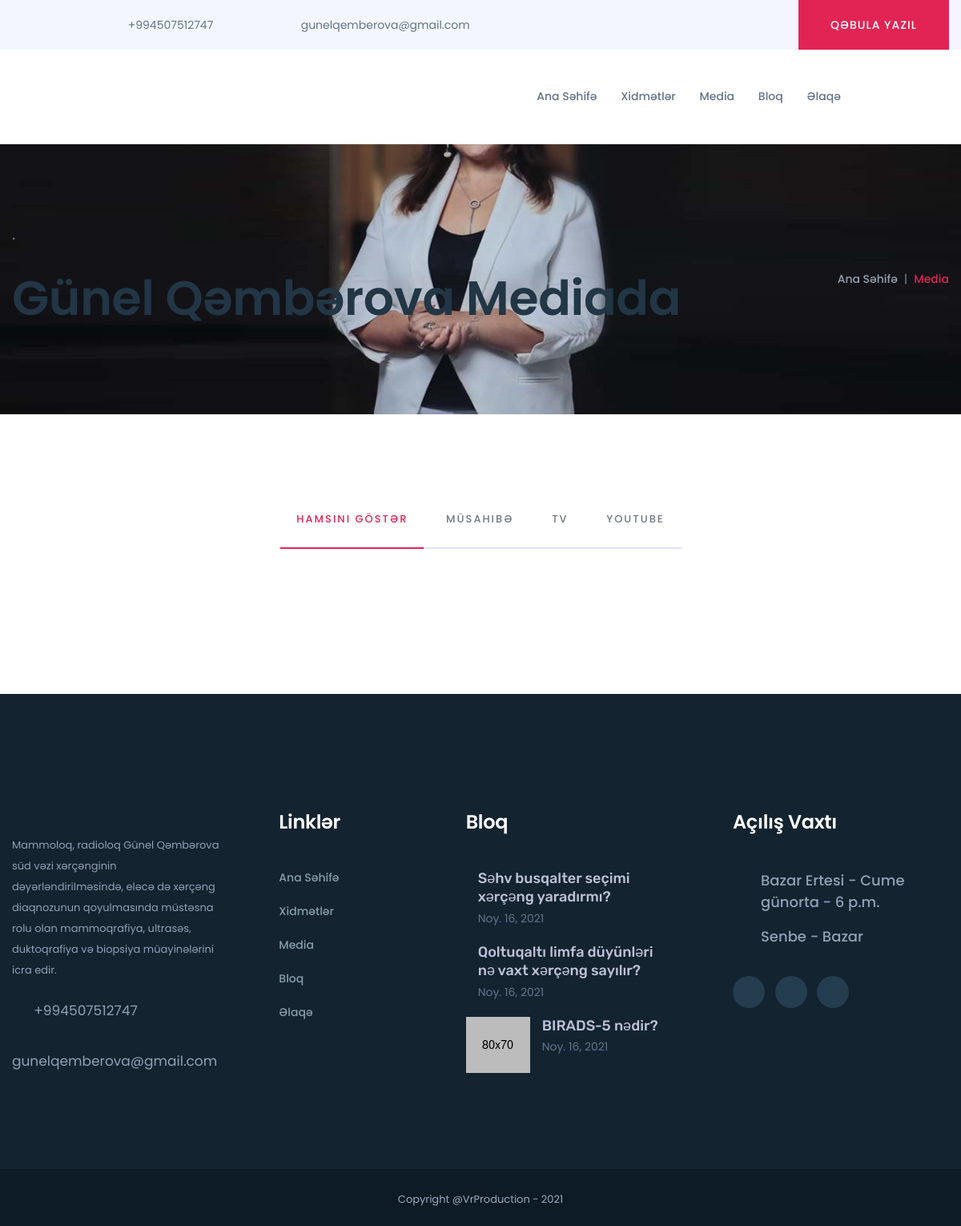
Screenshot of /medi/ with the database file from the repository.
### medical_app/models.py (models this page shows, shortened)
class BaşlıqNömrəEpoct(models.Model):
    number = models.CharField(max_length=20, help_text="Maksimum 20 hərif")
    email = models.CharField(max_length=30, help_text="Maksimum 30 hərif")

class Footer_Bloq(models.Model):
    foto_1 = models.ImageField(upload_to='media/')
    bloq_1_seyfenin_bashliq_postu = models.TextField(max_length=300, help_text="Maksimum 300 hərif")
    vaxt_1 = models.DateField()
    foto_2 = models.ImageField(upload_to='media/')
    bloq_2_seyfenin_bashliq_postu = models.TextField(max_length=300, help_text="Maksimum 300 hərif")
    vaxt_2 = models.DateField()
    foto_3 = models.ImageField(upload_to='media/')
    bloq_3_seyfenin_bashliq_postu = models.TextField(max_length=300, help_text="Maksimum 300 hərif")
    vaxt_3 = models.DateField()

### blog_app/models.py (models this page shows, shortened)
class SosialŞəbəkəLinkləri(models.Model):
    facebook_url = models.TextField(max_length=500, help_text="FaceBook profilinizin Linki")
    youtube_url = models.TextField(max_length=500, help_text="YouTube kanalinizin Linki")
    instagram_url = models.TextField(max_length=500, help_text="Instagram profilinizin Linki")

class Footer_Yazısı(models.Model):
    metn = models.TextField(max_length=2000, help_text="Maksimum 2000 hərif")

class Footer_Açılış_Vaxtları(models.Model):
    hefteler = models.TextField(max_length=500, help_text="Maksimum 500 hərif")
    acilis_vaxti = models.TimeField()
    baglanan_vaxt = models.TimeField()
    istirahet_gunleri = models.TextField(max_length=500, help_text="Maksimum 500 hərif")

### medi_app/models.py (models this page shows, shortened)
class MediaƏsasŞəkil(models.Model):
    foto = models.ImageField(upload_to='media/')

class ƏsasŞəkilin_ÜstMətini(models.Model):
    yazı_1 = models.TextField(max_length=80, help_text="Maksimum 80 simvol")
    yazı_2 = models.TextField(max_length=70, help_text="Maksimum 70 simvol")

### medi_app/views.py (the view)
# urls.py: path('medi/', med , name="media"),
def med(request):
    acilish_vaxt = Footer_Açılış_Vaxtları.objects.all()
    footer_yazi = Footer_Yazısı.objects.all()
    footer_bloq = Footer_Bloq.objects.all()
    mediayoutube = MediaYouTube.objects.all()
    mediatv = MediaTvProqramları.objects.all()
    musahibe = Müsahibe.objects.all()
    bashlig = SaytınBaşlığı.objects.all()
    numberemail = BaşlıqNömrəEpoct.objects.all()
    photobashlig = SaytınBaşlığıFoto.objects.all()
    logosekil = LogoŞəkilAnaSəhifə.objects.all()
    foto = MediaƏsasŞəkil.objects.all()
    fotometn = ƏsasŞəkilin_ÜstMətini.objects.all()
    haqqimda = SosialŞəbəkəLinkləri.objects.all()
    return render(request, 'media.html', {
        'foto' : foto,
        'fotometn' : fotometn,
        'bashlig' : bashlig ,
        'numberemail' : numberemail ,
        'haqqimda' : haqqimda,
        'photobashlig' : photobashlig ,
        'logosekil' :  logosekil ,
        'musahibe' : musahibe,
        'mediatv' : mediatv,
        'mediayoutube' : mediayoutube,
        'haqqimda' : haqqimda,
        'footer_bloq' : footer_bloq,
        'footer_yazi' : footer_yazi,
        'acilish_vaxt' : acilish_vaxt,
    })

### medi_app/templates/media.html (shortened to what this page needs)
{% load static %}
<!doctype html>
<html class="no-js" lang="zxx">
<head>
    <link rel="stylesheet" href="{% static 'css/bootstrap.min.css' %}">
    <link rel="stylesheet" href="{% static 'css/owl.carousel.min.css' %}">
    <link rel="stylesheet" href="{% static 'css/animate.min.css' %}">
    <link rel="stylesheet" href="{% static 'css/nice-select.css' %}">
    <link rel="stylesheet" href="{% static 'css/magnific-popup.css'%}">
    <link rel="stylesheet" href="{% static 'css/all.min.css' %}">
    <link rel="stylesheet" href="{% static 'css/meanmenu.css' %}">
    <link rel="stylesheet" href="{% static 'css/slick.css' %}">
    <link rel="stylesheet" href="{% static 'css/default.css' %}">
    <link rel="stylesheet" href="{% static 'css/style.css' %}">
    <link rel="stylesheet" href="{% static 'css/responsive.css'%}">
</head>
<body>
    <header>
        <div class="top-bar d-none d-md-block">
            <div class="container">
                <div class="row d-flex align-items-center">
                    <div class="col-xl-6 offset-xl-1 col-lg-6 offset-lg-1 col-md-7 offset-md-1">
                        <div class="header-info">
                            {% for numbers in numberemail %}
                            <span><i class="fas fa-phone"></i> +{{numbers.number}}</span>
                            <span style="margin-left: 3em;"><i class="fas fa-envelope"></i> {{numbers.email}}</span>
                            {% endfor %}
                        </div>
                    </div>
                    <div class="col-xl-5 col-lg-5 col-md-4">
                        <div class="header-top-right-btn f-right">
                            <a href="{% url 'appoinment' %}" class="btn">Qəbula Yazıl</a>
                        </div>
                    </div>
                </div>
            </div>
        </div>
        <div class="header-menu-area">
            <div class="container">
                <div class="row">
                    <div class="col-xl-3 col-lg-3 col-md-5 d-flex align-items-center">
                    </div>
                    <div class="col-xl-9 col-lg-9 col-md-9">
                        <div class="header-right f-right">
                            <div class="header-social-icons f-right d-none d-xl-block">
                                <ul>
                                    {% for i in haqqimda %}
                                    <li><a target="_blank" href="{{ i.facebook_url }}"><i class="fab fa-facebook-f"></i></a></li>
                                    <li><a target="_blank" href="{{ i.youtube.url }}"><i class="fab fa-youtube"></i></a></li>
                                    <li><a target="_blank" href="{{ i.instagram_url }}"><i class="fab fa-instagram"></i></a></li>
                                    {% endfor %}
                                </ul>
                            </div>
                        </div>
                        <div class="header__menu f-right">
                            <nav id="mobile-menu">
                                <ul>
                                    <li><a href="{% url 'homepage' %}">Ana Səhifə</a></li>
                                    <li><a href="{% url 'xidmetler' %}">Xidmətlər</a></li>
                                    <li><a href="{% url 'media' %}">Media</a></li>
                                    <li><a href="{% url 'blog' %}">Bloq</a></li>
                                    <li><a href="{% url 'contact' %}">Əlaqə</a></li>
                                </ul>
                            </nav>
                        </div>
                    </div>
                    <div class="col-12">
                    </div>
                </div>
            </div>
        </div>
    </header>
    <main>
        {% for i in foto %}
        <section class="breadcrumb-bg pt-200 pb-180" style="background-image: url({{ i.foto.url }});">
            {% endfor %}
            <div class="container">
                <div class="row">
                    <div class="col-lg-9 col-md-9">
                        <div class="page-title">
                            {% for i in fotometn %}
                            <p class="small-text pb-15">{{ i.yazı_1 }}</p>
                            <h1>{{ i.yazı_2 }}</h1>
                            {% endfor %}
                        </div>
                    </div>
                    <div class="col-lg-3 col-md-3 d-flex justify-content-start justify-content-md-end align-items-center">
                        <div class="page-breadcumb">
                            <nav aria-label="breadcrumb">
                                <ol class="breadcrumb">
                                    <li class="breadcrumb-item">
                                        <a href="index.html">Ana Səhifə</a>
                                    </li>
                                    <li class="breadcrumb-item active" aria-current="page">Media</li>
                                </ol>
                            </nav>
                        </div>
                    </div>
                </div>
            </div>
        </section>
        <section class="portfolio-area pt-120 pb-90">
            <div class="container">
                <div class="row">
                    <div class="col-12">
                        <div class="text-center">
                            <div class="portfolio-filter mb-40">
                                <button class="active" data-filter="*">Hamsını göstər</button>
                                <button data-filter=".cat1">Müsahibə</button>
                                <button data-filter=".cat2">Tv</button>
                                <button data-filter=".cat3">Youtube</button>
                            </div>
                        </div>
                    </div>
                </div>
                <div id="portfolio-grid" class="row row-portfolio">
                    <div class="col-lg-4 col-md-6 grid-sizer"></div>
                    {% for i in mediayoutube %}
                    <div class="col-lg-4 col-md-6 grid-item cat3">
                        <div class="portfolio-item mb-30">
                            <div class="portfolio-wrapper">
                                <div class="portfolio-image">
                                </div>
                            </div>
                        </div>
                    </div>
                    {% endfor %}
                </div>
            </div>
        </section>
    </main>
    <footer>
            <div class="footer-top primary-bg footer-map pos-rel pt-120 pb-80">
                <div class="container">
                    <div class="row justify-content-between">
                        <div class="col-xl-3 col-lg-6 col-md-6">
                            <div class="footer-contact-info footer-contact-info-3 mb-40">
                                <div class="footer-logo mb-35">
                                </div>
                                <div class="footer-contact-content mb-25">
                                    {% for i in footer_yazi %}
                                    <p class="p-0">{{ i.metn }}</p>
                                    {% endfor %}
                                </div>
                                <div class="footer-emailing">
                                    <ul>
                                        {% for numbers in numberemail %}
                                        <li><i class="far fa-phone"></i>+{{numbers.number}}</li>
                                        <li><i class="far fa-envelope"></i>{{numbers.email}}</li>
                                        {% endfor %}
                                    </ul>
                                </div>
                            </div>
                        </div>
                        <div class="col-xl-2 col-lg-6 col-md-6">
                            <div class="footer-widget h4footer-widget mb-40">
                                <div class="footer-title">
                                    <h3>Linklər</h3>
                                </div>
                                <div class="footer-menu footer-menu-2 h4footer-menu">
                                    <ul>
                                        <li><a href="{% url 'homepage' %}">Ana Səhifə</a></li>
                                        <li><a href="{% url 'xidmetler' %}">Xidmətlər</a></li>
                                        <li><a href="{% url 'media' %}">Media</a></li>
                                        <li><a href="{% url 'blog' %}">Bloq</a></li>
                                        <li><a href="{% url 'contact' %}">Əlaqə</a></li>
                                    </ul>
                                </div>
                            </div>
                        </div>
                        <div class="col-xl-3 col-lg-6 col-md-6">
                            <div class="footer-widget h4footer-widget mb-40">
                                <div class="footer-title">
                                    <h3>Bloq</h3>
                                </div>
                                <div class="blog-feeds pr-15">
                                    <div class="signle-blog-feeds mb-20">
                                        <div class="blog-feeds-text">
                                            {% for i in footer_bloq %}
                                            <h5><a href="{% url 'blog' %}">{{ i.bloq_1_seyfenin_bashliq_postu }}</a></h5>
                                            <span class="feeds-date">{{ i.vaxt_1 }}</span>
                                            {% endfor %}
                                        </div>
                                    </div>
                                    <div class="signle-blog-feeds mb-20">
                                        <div class="blog-feeds-text">
                                            {% for i in footer_bloq %}
                                            <h5><a href="{% url 'blog' %}">{{ i.bloq_2_seyfenin_bashliq_postu }}</a></h5>
                                            <span class="feeds-date">{{ i.vaxt_2 }}</span>
                                            {% endfor %}
                                        </div>
                                    </div>
                                    <div class="signle-blog-feeds  mb-20">
                                        <div class="blog-feeds-thumb">
                                            {% for i in footer_bloq %}
                                            <a href="{% url 'blog' %}"><img src="{{ i.foto_3.url }}" alt=""></a>
                                            {% endfor %}
                                        </div>
                                        <div class="blog-feeds-text">
                                            {% for i in footer_bloq %}
                                            <h5><a href="{% url 'blog' %}">{{i.bloq_3_seyfenin_bashliq_postu}}</a></h5>
                                            <span class="feeds-date">{{i.vaxt_3}}</span>
                                            {% endfor %}
                                        </div>
                                    </div>
                                </div>
                            </div>
                        </div>
                        <div class="col-xl-3 col-lg-6 col-md-6">
                            <div class="footer-widget h4footer-widget mb-40">
                                <div class="footer-title">
                                    <h3>Açılış Vaxtı</h3>
                                </div>
                                <div class="h4events-list mb-30">
                                    <ul>
                                        {% for i in acilish_vaxt %}
                                        <li><i class="fal fa-clock"></i><span>{{ i.hefteler }} <span>{{ i.acilis_vaxti }} - {{ i.baglanan_vaxt }} </span></span></li>
                                        <li><i class="fal fa-times-square"></i><span>{{ i.istirahet_gunleri }}</span></li>
                                        {% endfor %}
                                    </ul>
                                </div>
                                <div class="h4footer-social">
                                    <ul class="list-inline">
                                        {% for i in haqqimda %}
                                        <li><a target="_blank" href="{{ i.facebook_url }}"><i class="fab fa-facebook-f"></i></a></li>
                                        <li><a target="_blank" href="{{ i.youtube.url }}"><i class="fab fa-youtube"></i></a></li>
                                        <li><a target="_blank" href="{{ i.instagram_url }}"><i class="fab fa-instagram"></i></a></li>
                                        {% endfor %}
                                    </ul>
                                </div>
                            </div>
                        </div>
                    </div>
                </div>
            </div>
            <div class="footer-bottom pt-25 pb-20">
                <div class="container">
                    <div class="row">
                        <div class="col-xl-12">
                            <div class="footer-copyright footer-copyright-3 text-center">
                                <p>Copyright  @VrProduction  -  2021</p>
                            </div>
                        </div>
                    </div>
                </div>
            </div>
        </footer>
</body>
</html>

### rows the page displays
BaşlıqNömrəEpoct: number "994507512747", email "gunelqemberova@gmail.com"
MediaƏsasŞəkil: foto (picture)
ƏsasŞəkilin_ÜstMətini: yazı_1 ".", yazı_2 "Günel Qəmbərova Mediada"
Footer_Yazısı: metn "Mammoloq, radioloq Günel Qəmbərova süd vəzi xərçənginin dəyərləndirilməsində, eləcə də xərçəng diaqnozunun qoyulmasında müstəsna rolu olan mammoqrafiya, ultrasəs, duktoqrafiya və biopsiya müayinələrini icra edir."
Footer_Bloq: bloq_1_seyfenin_bashliq_postu "Səhv busqalter seçimi xərçəng yaradırmı?", vaxt_1 "Noy. 16, 2021", bloq_2_seyfenin_bashliq_postu "Qoltuqaltı limfa düyünləri nə vaxt xərçəng sayılır?", vaxt_2 "Noy. 16, 2021", foto_3 (picture), bloq_3_seyfenin_bashliq_postu "BIRADS-5 nədir?", vaxt_3 "Noy. 16, 2021"
Footer_Açılış_Vaxtları: hefteler "Bazar Ertesi - Cume", acilis_vaxti "günorta", baglanan_vaxt "6 p.m.", istirahet_gunleri "Senbe - Bazar"
